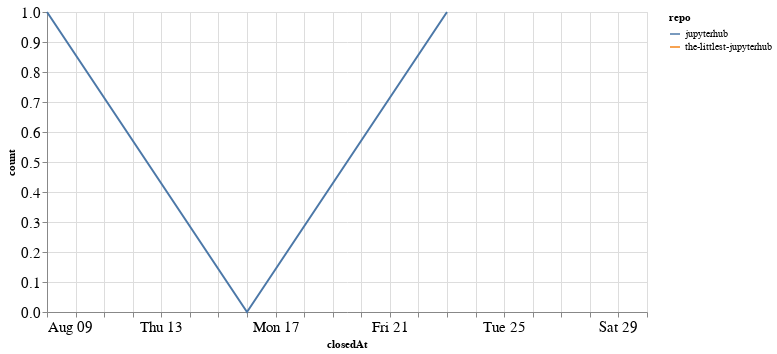

This figure's notebook cell:
### Code cell
closed_by_time = closed_by.groupby('repo').resample('W', on='closedAt').count()['author'].reset_index()
closed_by_time = closed_by_time.rename(columns={'author': 'count'})

alt.Chart(closed_by_time, width=600).mark_line().encode(
    x='closedAt',
    y='count',
    color='repo',
    tooltip="repo"
)

### Figure 1 — Vega-Lite specification as saved in the notebook (floating-point values rounded to 4 significant figures)
{"config": {"axisLeft": {"labelFontSize": 15}, "axisBottom": {"labelFontSize": 15}}, "data": {"name": "data-2da5c5feb0562cc1161e769d44fa7cf8"}, "mark": "line", "encoding": {"color": {"type": "nominal", "field": "repo"}, "tooltip": {"type": "nominal", "field": "repo"}, "x": {"type": "temporal", "field": "closedAt"}, "y": {"type": "quantitative", "field": "count"}}, "width": 600, "$schema": "https://vega.github.io/schema/vega-lite/v4.8.1.json", "datasets": {"data-2da5c5feb0562cc1161e769d44fa7cf8": [{"repo": "jupyterhub", "closedAt": "2020-08-09T00:00:00", "count": 1}, {"repo": "jupyterhub", "closedAt": "2020-08-16T00:00:00", "count": 0}, {"repo": "jupyterhub", "closedAt": "2020-08-23T00:00:00", "count": 1}, {"repo": "the-littlest-jupyterhub", "closedAt": "2020-08-30T00:00:00", "count": 1}]}}
